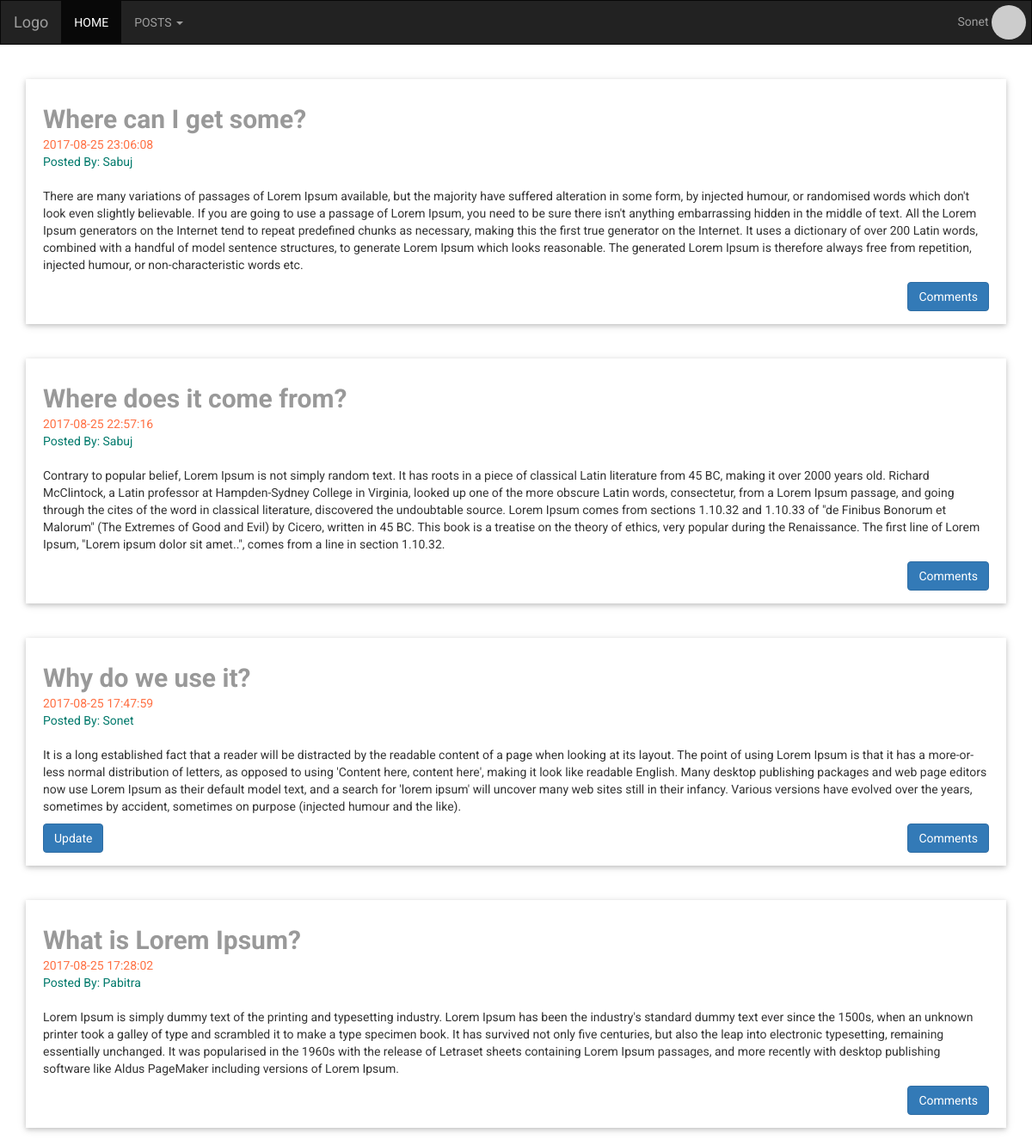
/profile.php (signed in), run on the app's committed database.
### tables this page shows
CREATE TABLE `posts` (
  `post_id` int(11) NOT NULL,
  `userID` int(11) NOT NULL,
  `post_title` varchar(100) DEFAULT NULL,
  `post_text` varchar(5000) DEFAULT NULL,
  `create_at` datetime DEFAULT CURRENT_TIMESTAMP,
  `update_at` datetime NOT NULL DEFAULT '0000-00-00 00:00:00' ON UPDATE CURRENT_TIMESTAMP
);

CREATE TABLE `userinfo` (
  `userID` int(9) NOT NULL,
  `fullname` varchar(50) NOT NULL,
  `email` varchar(40) NOT NULL,
  `password` varchar(40) NOT NULL
);

### profile.php (the view, shortened to what this page needs)
<?php
include("connectdb.php");
$userID = $_SESSION['user_id'];
$result = mysqli_query($con, "SELECT * FROM posts ORDER BY post_id DESC ");
?>
<!DOCTYPE html>
<html lang="en">
<head>
    <link href="https://maxcdn.bootstrapcdn.com/bootstrap/3.3.7/css/bootstrap.min.css" rel="stylesheet">
    <link rel="stylesheet" href="css/style.css">
</head>
<body>
<div class="container-fluid pd-0">
    <nav class="navbar navbar-inverse bs-dark">
        <div class="navbar-header">
            <a class="navbar-brand" href="profile.php">Logo</a>
        </div>
        <div class="collapse navbar-collapse" id="bs-example-navbar-collapse-1">
            <ul class="nav navbar-nav">
                <li class="active"><a href="profile.php">HOME <span class="sr-only">(current)</span></a></li>
                <li class="dropdown">
                    <a href="#" class="dropdown-toggle" data-toggle="dropdown" role="button" aria-haspopup="true"
                       aria-expanded="false">POSTS <span class="caret"></span></a>
                </li>
            </ul>
            <ul class="nav navbar-nav navbar-right">
                <li class="dropdown">
                    <a href="#" class="dropdown-toggle navbar-img" data-toggle="dropdown" role="button"
                       aria-haspopup="true" aria-expanded="false">
                        <?php echo $_SESSION['user_name'] ?>
                        <img src="http://placehold.it/150x150" class="img-circle" alt="Profile Image"/>
                    </a>
                </li>
            </ul>
        </div>
    </nav>
</div>
<div class="container">
    <div class="row" id="posts">
    <?php
    while ($row = $result -> fetch_assoc()) {
        $fetch_post_id = $row['post_id'];
        $post_by = mysqli_query($con, "SELECT fullname FROM `userinfo` WHERE userID = (SELECT userID from posts where post_id = $fetch_post_id) ");
        $row2 = $post_by -> fetch_assoc();
    ?>
    <div class="post-wrap">
        <div class="col-sm-12">
            <div class="card">
                <h2><a href=""><?php echo $row['post_title'] ?></a></h2>
                <?php if ($row['update_at']>$row['create_at']) {?>
                <span class="time"><?php echo $row['update_at'] ?></span>
                <?php }  else {?>
                <span class="time"><?php echo $row['create_at'] ?></span>
                <?php } ?>
                <br>
                <span class="custom_green">Posted By: <?php echo $row2['fullname'] ?></span>
                <br><br>
                <p><?php echo $row['post_text'] ?></p>
                    <a href="comments.php?id=<?php echo $row['post_id'] ?>" class="btn btn-primary pull-right">Comments</a>
                <?php if ($row['userID'] === $userID) {?>
                    <a href="update_post.php?id=<?php echo $row['post_id'] ?>" class="btn btn-primary pull-left">Update</a>
                <?php } ?>
            </div>
        </div>
    </div>
    <?php } ?>
    </div>
</div>
</body>
</html>

### css/style.css (style rules this page uses)
.pd-0 { padding: 0 !important; }
.navbar { -webkit-border-radius: 0; -moz-border-radius: 0; border-radius: 0; }
body { font-family: "Roboto", sans-serif; -webkit-font-smoothing: antialiased; -moz-osx-font-smoothing: grayscale; }
.bs-dark.navbar-inverse { background-color: #222; border-color: #080808; }
.bs-dark .navbar-img { padding:5px 6px !important; }
.bs-dark .navbar-img img { width:40px; }
.card { overflow: hidden; box-shadow: 0 2px 5px 0 rgba(0, 0, 0, 0.16), 0 2px 10px 0 rgba(0, 0, 0, 0.12); -webkit-transition: .25s box-shadow; transition: .25s box-shadow; padding: 10px 20px 15px 20px; margin: 20px 0; }
.post-wrap .card h2 a { font-weight: bold; text-decoration: none; color: #999; -webkit-transition: all .3s; -moz-transition: all .3s; -ms-transition: all .3s; -o-transition: all .3s; transition: all .3s; }
.post-wrap .card h2 { margin-bottom: 3px; }
.post-wrap .card span { color: #FF7043; }
.custom_green { color: #00796B !important; }

### data on the page
posts: post_title "Where can I get some?", create_at "2017-08-25 23:06:08", userID.fullname "Sabuj", post_text "There are many variations of passages of Lorem Ipsum available, but the majority have suffered alteration in some form, by injected humour, or randomised words which don't look even slightly believable. If you are going to use a passage of Lorem Ipsum, you need to be sure there isn't anything embarrassing hidden in the middle of text. All the Lorem Ipsum generators on the Internet tend to repeat predefined chunks as necessary, making this the first true generator on the Internet. It uses a dictionary of over 200 Latin words, combined with a handful of model sentence structures, to generate Lorem Ipsum which looks reasonable. The generated Lorem Ipsum is therefore always free from…"
posts: post_title "Where does it come from?", create_at "2017-08-25 22:57:16", userID.fullname "Sabuj", post_text "Contrary to popular belief, Lorem Ipsum is not simply random text. It has roots in a piece of classical Latin literature from 45 BC, making it over 2000 years old. Richard McClintock, a Latin professor at Hampden-Sydney College in Virginia, looked up one of the more obscure Latin words, consectetur, from a Lorem Ipsum passage, and going through the cites of the word in classical literature, discovered the undoubtable source. Lorem Ipsum comes from sections 1.10.32 and 1.10.33 of \"de Finibus Bonorum et Malorum\" (The Extremes of Good and Evil) by Cicero, written in 45 BC. This book is a treatise on the theory of ethics, very popular during the Renaissance. The first line of Lorem Ipsum,…"
posts: post_title "Why do we use it?", update_at "2017-08-25 17:47:59", userID.fullname "Sonet", post_text "It is a long established fact that a reader will be distracted by the readable content of a page when looking at its layout. The point of using Lorem Ipsum is that it has a more-or-less normal distribution of letters, as opposed to using 'Content here, content here', making it look like readable English. Many desktop publishing packages and web page editors now use Lorem Ipsum as their default model text, and a search for 'lorem ipsum' will uncover many web sites still in their infancy. Various versions have evolved over the years, sometimes by accident, sometimes on purpose (injected humour and the like)."
posts: post_title "What is Lorem Ipsum?", create_at "2017-08-25 17:28:02", userID.fullname "Pabitra", post_text "Lorem Ipsum is simply dummy text of the printing and typesetting industry. Lorem Ipsum has been the industry's standard dummy text ever since the 1500s, when an unknown printer took a galley of type and scrambled it to make a type specimen book. It has survived not only five centuries, but also the leap into electronic typesetting, remaining essentially unchanged. It was popularised in the 1960s with the release of Letraset sheets containing Lorem Ipsum passages, and more recently with desktop publishing software like Aldus PageMaker including versions of Lorem Ipsum."

### other printed values
$_SESSION['user_name'] "Sonet"
